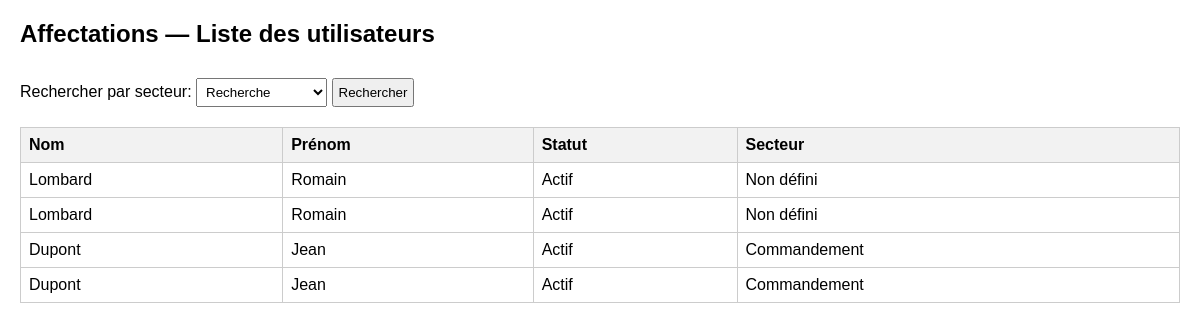
The app's page /vues/affectation.php with its own data.
### tables this page shows
CREATE TABLE `User` (
  `id` int NOT NULL,
  `identifiant` varchar(100) NOT NULL,
  `mdp` varchar(255) NOT NULL,
  `nom` varchar(100) NOT NULL,
  `prenom` varchar(100) NOT NULL,
  `idSpecialite` int DEFAULT NULL,
  `idSecteur` int DEFAULT NULL,
  `statut` enum('Actif','Repos','Malade','Danger') DEFAULT 'Actif',
  `lienPDP` text
);

### vues/affectation.php (the view, shortened to what this page needs)
<?php
$pdo = new PDO("mysql:host=localhost;dbname=orbibase", "root", "");
$pdo->setAttribute(PDO::ATTR_ERRMODE, PDO::ERRMODE_EXCEPTION);
$filtre = $_GET['filtre'] ?? '';
if ($filtre !== '') {
    $result = $pdo->prepare("SELECT * FROM user WHERE idSecteur = :filtre");
    $result->bindParam(':filtre', $filtre, PDO::PARAM_INT);
} else {
    $result = $pdo->prepare("SELECT * FROM user");
}
$result->execute();
$users = $result->fetchAll(PDO::FETCH_ASSOC);
?>
<!DOCTYPE html>
<html>
<head>
</head>
<body>
<h2> Affectations — Liste des utilisateurs</h2>
<form method="GET" action="index.php">
    <label for="filtre">Rechercher par secteur: </label>
    <select name="filtre" id="filtre">
        <option value="1" <?= $filtre === '1' ? 'selected' : '' ?>>Recherche</option>
    </select>
    <button type="submit">Rechercher</button>
</form>
<table border="1" cellpadding="5" cellspacing="0">
    <tr>
        <th>Nom</th>
        <th>Prénom</th>
        <th>Statut</th>
        <th>Secteur</th>
    </tr>
    <?php foreach ($users as $user): ?>
        <tr>
            <td><?= $user['nom'] ?></td>
            <td><?= $user['prenom'] ?></td>
            <td><?= $user ['statut'] ?></td>
            <td>
                <?= match ($user['idSecteur']){
                    1 => 'Recherche',
                    2 => 'Agriculture',
                    3 => 'Maintenance',
                    4 => 'Médecine',
                    5 => 'Commandement',
                    default => 'Non défini',
                }
                ?>
            </td>
        </tr>
    <?php endforeach; ?>
</table>
</body>
</html>

### vues/affectation.php (style rules this page uses)
body { font-family: Arial; margin: 20px; }
table { border-collapse: collapse; width: 100%; margin-top: 20px; }
th, td { border: 1px solid#ccc; padding: 8px; text-align: left; }
th { background-color:#f2f2f2; }
select, button { padding: 5px; margin-top: 10px; }

### records on screen
user: nom "Lombard", prenom "Romain", statut "Actif", idSecteur "Non défini"
user: nom "Lombard", prenom "Romain", statut "Actif", idSecteur "Non défini"
user: nom "Dupont", prenom "Jean", statut "Actif", idSecteur "Commandement"
user: nom "Dupont", prenom "Jean", statut "Actif", idSecteur "Commandement"
